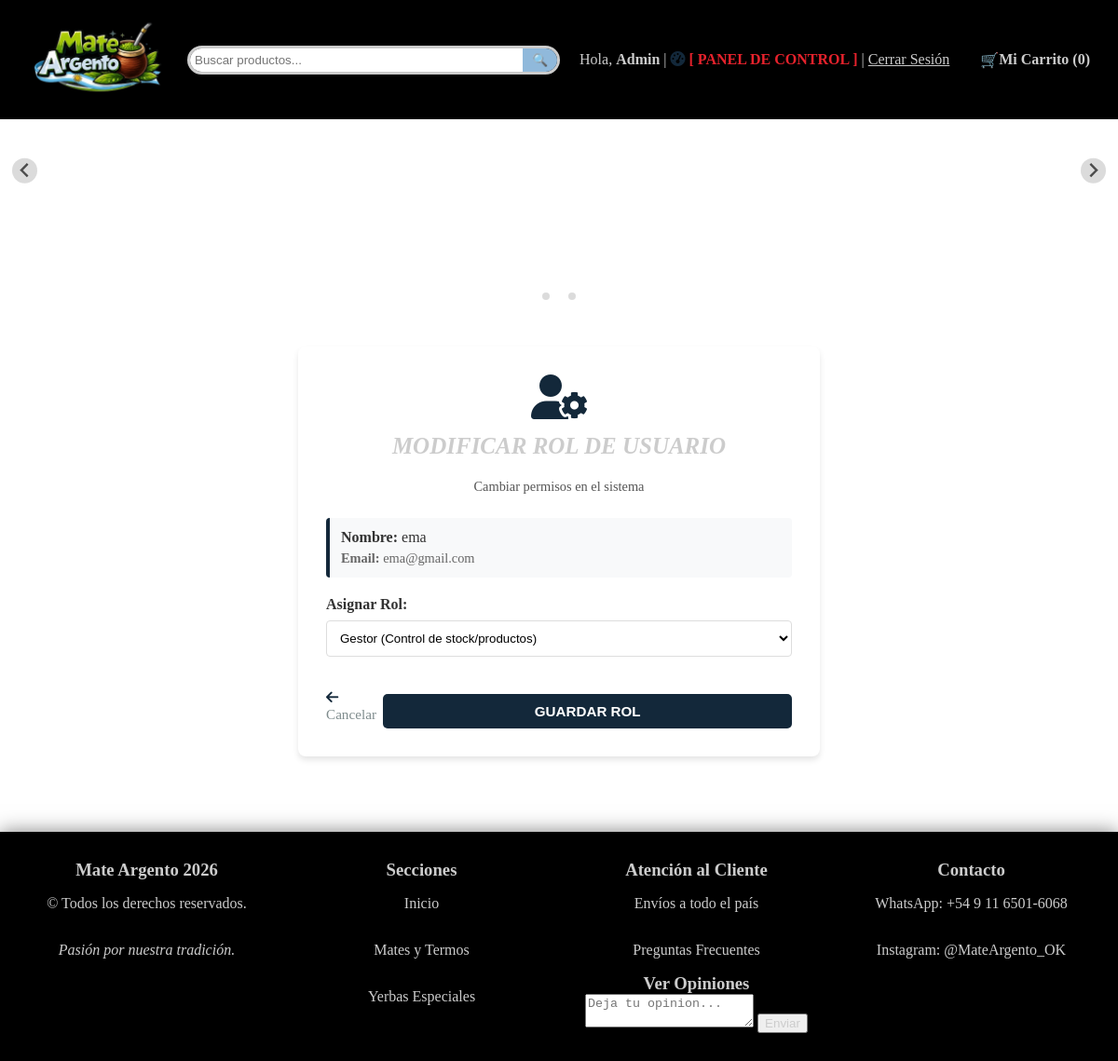
The app's page /admin/editar_rol/19 (signed in) with its own data.
### app.py (models this page shows, shortened)
class Usuario(db.Model):
    id = db.Column(db.Integer, primary_key=True)
    nombre = db.Column(db.String(100))
    email = db.Column(db.String(100), unique=True)
    password = db.Column(db.String(500), nullable=False)
    rol = db.Column(db.String(20), default='cliente')
    activo = db.Column(db.Boolean, default=False)
    bloqueado = db.Column(db.Integer, default=0)

### app.py (the view, shortened to what this page needs)
@app.route('/admin/editar_rol/<int:id>', methods=['GET', 'POST'])
@requiere_nivel(10)
def editar_rol(id):
    usuario = Usuario.query.get_or_404(id)
    return render_template('editar_usuario.html', usuario=usuario)

### app.py (called while the page is built, shortened)
@app.context_processor
def inject_categorias():
    return dict(todas_las_categorias=CATEGORIAS_DATA)

def requiere_nivel(nivel_minimo):
    def decorator(f):
        @wraps(f)
        def decorated_function(*args, **kwargs):
            rol_usuario = session.get('usuario_rol', 'cliente')
            nivel_usuario = NIVELES_ACCESO.get(rol_usuario, 1)
            if nivel_usuario < nivel_minimo:
                flash("No tenés permisos suficientes para realizar esta acción.", "danger")
                return redirect(url_for('inicio'))
            return f(*args, **kwargs)
        return decorated_function
    return decorator

@app.context_processor
def procesar_carrito():
    mi_carrito = Carrito(session)
    items, total, unidades = mi_carrito.obtener_datos(Producto)
    return dict(carrito_html=items, total_carrito=total, total_unidades=unidades)

    def obtener_datos(self, modelo_producto):
        carrito_dict = self.session.get('carrito', {})
        productos_reales = []
        total_general = 0
        total_unidades = 0  # <--- Nueva variable
        return productos_reales, total_general, total_unidades

### templates/editar_usuario.html (shortened to what this page needs)
<!DOCTYPE html>
<html>
<head>
</head>
{% extends 'base.html' %}
{% block content %}
<br>
<div class="contenedor">
    <div style="max-width: 500px; margin: 0 auto; background: white; padding: 30px; border-radius: 8px; box-shadow: 0 4px 6px rgba(0,0,0,0.1);">
        <div style="text-align: center; margin-bottom: 25px;">
            <i class="fa-solid fa-user-gear fa-3x" style="color: #13283A;"></i>
            <h2 style="margin-top: 15px;">Modificar Rol de Usuario</h2>
            <p style="color: #555; font-size: 0.9em;">Cambiar permisos en el sistema</p>
        </div>
        <div style="background: #f8f9fa; padding: 12px; border-radius: 4px; margin-bottom: 20px; border-left: 4px solid #13283A;">
            <p style="margin: 0; color: #333;"><strong>Nombre:</strong> {{ usuario.nombre }}</p>
            <p style="margin: 5px 0 0 0; color: #666; font-size: 0.9em;"><strong>Email:</strong> {{ usuario.email }}</p>
        </div>
        <form action="/admin/editar_rol/{{ usuario.id }}" method="POST">
            <div style="margin-bottom: 30px;">
                <label for="rol" style="display: block; margin-bottom: 8px; font-weight: bold; color: #333;">Asignar Rol:</label>
                <select id="rol" name="rol" required style="width: 100%; padding: 10px; border: 1px solid #ddd; border-radius: 4px; background: white; box-sizing: border-box;">
                    <option value="gestor" {% if usuario.rol == 'gestor' %}selected{% endif %}>Gestor (Control de stock/productos)</option>
                </select>
            </div>
            <div style="display: flex; justify-content: space-between; align-items: center;">
                <a href="/admin/usuarios" style="color: #7f8c8d; text-decoration: none; font-size: 0.95em;">
                    <i class="fa-solid fa-arrow-left"></i> Cancelar
                </a>
                <button type="submit" class="btn-pagar-carrito" style="padding: 10px 25px; border: none; cursor: pointer; font-size: 0.95em;">
                    GUARDAR ROL
                </button>
            </div>
        </form>
    </div>
    <br><br>
{% endblock %}

### static/estilos.css (style rules this page uses)
body { margin: 0; background-size: cover; background-repeat: no-repeat; background-position: center; }
.fondo-inicio { background-image: url('img/fondo_azul16.jpg'); }
.contenedor { width: 80%; margin: auto; background-size: cover; background-repeat: no-repeat; background-position: center; padding: 20px; border-radius: 10px; min-height: 500px; background-color: rgba(255, 255, 255, 0.0); border: 1px solid rgba(255, 255, 255, 0.0); box-shadow: 0 8px 32px 0 rgba(0, 0, 0, 0.0); }
.contenedor > * { margin-left: 20px; margin-right: 20px; }
h2 { font-family: 'Georgia', serif; font-size: 25px; font-style: italic; text-transform: uppercase; color: #ccc; }
.btn-pagar-carrito { margin-top: 10px; width: 100%; padding: 10px; background-color: #13283A; color: white; border: none; border-radius: 5px; cursor: pointer; font-weight: bold; }
.fa-solid { color: #13283A; }

### records on screen
Usuario: nombre "ema", email "ema@gmail.com", rol "Gestor (Control de stock/productos)"

### other values on screen
{{ session['usuario_nombre'] }} "Admin"
{{ total_unidades }} "0"
